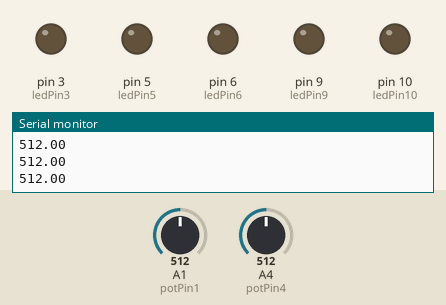
Recording of a sketch running on a simulated Arduino Uno, built with avr-gcc and run on an emulated ATmega328P. Parts: output pins drawn as LEDs (lit = HIGH), the last lines printed to the serial monitor. The inputs (shaded band) are chosen by the test bench; at power-on: A4 (potPin4) = 512, A1 (potPin1) = 512.

Above: at 1.2 s.
1.3 s: A4 (potPin4) set to 0
At 2.0 s:
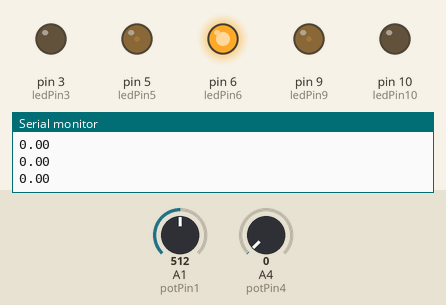
2.8 s: A1 (potPin1) set to 900
At 3.3 s:
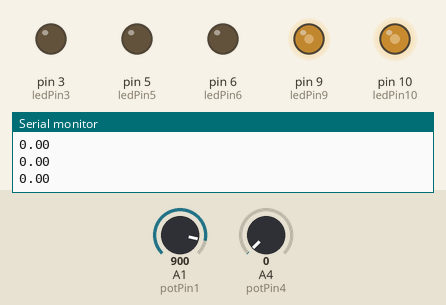
4.3 s: A4 (potPin4) set to 9
5.8 s: A4 (potPin4) set to 12
At 6.5 s:
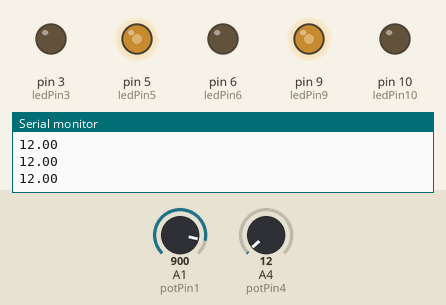
7.3 s: A1 (potPin1) set to 1020
At 7.9 s:
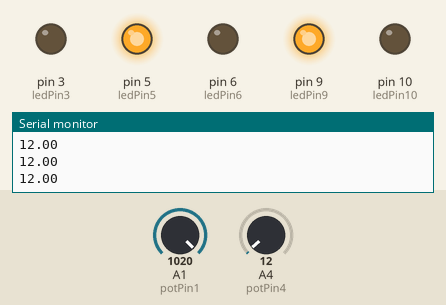
8.8 s: A4 (potPin4) set to 1015
10.3 s: A4 (potPin4) set to 1023
At 11.3 s:
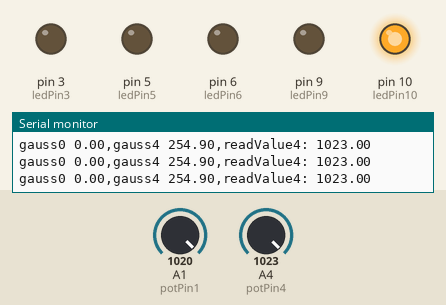
Timing chart, 0 to 12.8 s (numbered marks = the images above; inputs shaded):
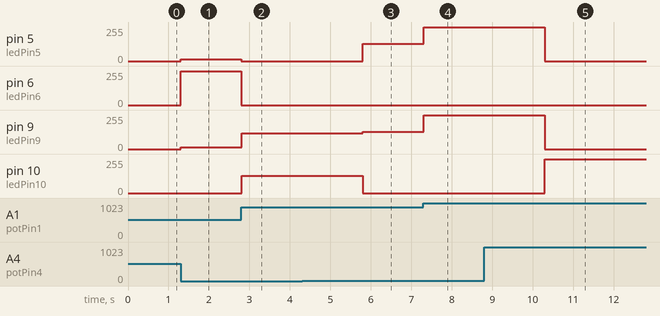

Measured:
- the behaviour switches between 10 and 11 on A4 (potPin4) (found by bisection; images 2 and 3)
- the behaviour switches between 1022 and 1023 on A4 (potPin4) (found by bisection; images 4 and 5)
- after the input at 1.3 s, pin 5 (ledPin5), pin 9 (ledPin9): 0/255 → 14/255 at once; pin 6 (ledPin6): 0/255 → 254/255 at once
- after the input at 2.8 s, pin 5 (ledPin5): 14/255 → 0/255 at once; pin 6 (ledPin6): 254/255 → 0/255 at once; pin 9 (ledPin9): 14/255 → 117/255 at once; pin 10 (ledPin10): 0/255 → 130/255 at once
- after the input at 5.8 s, pin 5 (ledPin5): 0/255 → 130/255 at once; pin 9 (ledPin9): 117/255 → 130/255 at once; pin 10 (ledPin10): 130/255 → 0/255 at once
- after the input at 7.3 s, pin 5 (ledPin5), pin 9 (ledPin9): 130/255 → 254/255 at once
- after the input at 10.3 s, pin 5 (ledPin5), pin 9 (ledPin9): 254/255 → 0/255 at once; pin 10 (ledPin10): 0/255 → 254/255 at once

The sketch:

LEDBrightnessControlPotGaussBackUp.ino
```cpp
//potentiometer can read 0-1023 , led can read 0-255, mu is from 0 to max number of arms , x has 5 values
double    sigma     = 30, pi = 3.1416; // sigma also needs to be in the same units as x and mu
const int potPin1   = A1;
const int potPin4   = A4;
const int ledPin3   = 3;
const int ledPin5   = 5;
const int ledPin6   = 6;
const int ledPin9   = 9;
const int ledPin10  = 10;
float     readValue1;
float     readValue4;
float     mu;
float     x[5] = {0,72,144,216,288};
float     gauss[5];
float     gaussWriteLed[5];

void setup() {
  Serial.begin(9600);
  pinMode(potPin1,INPUT);
  pinMode(potPin4,INPUT);
  pinMode(ledPin3,OUTPUT);
  pinMode(ledPin5,OUTPUT);
  pinMode(ledPin6,OUTPUT);
  pinMode(ledPin9,OUTPUT);
  pinMode(ledPin10,OUTPUT);
}

void loop()
{
   readValue4 = analogRead(potPin4);

   if (readValue4 == 0. && readValue4 < 10.)
   {
    readValue1 = analogRead(potPin1);

     //mu = readValue*(360./270.); //convert potentiometer value read to mu

    mu = readValue1*(288./1023.); // Sea star has 0-360 degrees and pot values are from 0-1023

    for (int i = 0; i<5; i++)
    {
      //x[i] = x[i]*(10./5.); // convert x to mu units
      gauss[i] = 255.*exp(-sq(x[i] - mu)/(2*sq(sigma))); //calculate the value according to gauss
      //gaussWriteLed[i] = gauss[i]*(255./5.); // gauss value (0-5) led value (0-255) scale the original calculation for gauss to led values
      analogWrite(ledPin3,gauss[0]);
      analogWrite(ledPin5,gauss[1]);
      analogWrite(ledPin6,gauss[2]);
      analogWrite(ledPin9,gauss[3]);
      analogWrite(ledPin10,gauss[4]);
      delay(1);
    }
   //Serial.print("LED1: ");
   //Serial.print(gauss[0]);
   //Serial.print(",");
   //delay(1);
   //Serial.print("LED2: ");
   //Serial.print(gauss[1]);
   //Serial.print(",");
   //delay(1);
   //Serial.print("LED3: ");
   //Serial.print(gauss[2]);
   //Serial.print(",");
   //delay(1);
   //Serial.print("LED4: ");
   //Serial.print(gauss[3]);
   //Serial.print(",");
   //delay(1);
   //Serial.print("LED5: ");
   //Serial.println(gauss[4]);
   //Serial.print(",");
   //Serial.print("READVALUE:");
   //Serial.print(readValue);
   //Serial.print(",");
  // Serial.print("MU:");
   //Serial.println(mu);
   Serial.println(readValue4);
   }


   if (readValue4 > 10. && readValue4 < 1010.)
   {
    readValue1 = analogRead(potPin1);

     //mu = readValue*(360./270.); //convert potentiometer value read to mu

    mu = readValue1*(288./1023.); // Sea star has 0-360 degrees and pot values are from 0-1023

    for (int i = 0; i<5; i++)
    {
      //x[i] = x[i]*(10./5.); // convert x to mu units
      gauss[i] = 255.*exp(-sq(x[i] - mu)/(2*sq(sigma))); //calculate the value according to gauss
      //gaussWriteLed[i] = gauss[i]*(255./5.); // gauss value (0-5) led value (0-255) scale the original calculation for gauss to led values
      analogWrite(ledPin3,gauss[0]);
      analogWrite(ledPin5,gauss[4]);
      analogWrite(ledPin6,gauss[0]);
      analogWrite(ledPin9,gauss[4]);
      analogWrite(ledPin10,gauss[0]);
      delay(1);
    }
   //Serial.print("LED1: ");
   //Serial.print(gauss[0]);
   //Serial.print(",");
   //delay(15);
   //Serial.print("LED2: ");
   //Serial.print(gauss[4]);
   //Serial.print(",");
   //delay(15);
   //Serial.print("LED3: ");
   //Serial.print(gauss[0]);
   //Serial.print(",");
   //delay(15);
   //Serial.print("LED4: ");
   //Serial.print(gauss[4]);
   //Serial.print(",");
   //delay(15);
   //Serial.print("LED5: ");
   //Serial.println(gauss[0]);
   //Serial.print(",");
   //Serial.print("READVALUE:");
   //Serial.print(readValue);
   //Serial.print(",");
  // Serial.print("MU:");
   //Serial.println(mu);
    Serial.println(readValue4);
   }

  if (readValue4 > 1010. && readValue4 == 1023)
   {
    readValue1 = analogRead(potPin1);

     //mu = readValue*(360./270.); //convert potentiometer value read to mu

    mu = readValue1*(288./1023.); // Sea star has 0-360 degrees and pot values are from 0-1023

    for (int i = 0; i<5; i++)
    {
      //x[i] = x[i]*(10./5.); // convert x to mu units
      gauss[i] = 255.*exp(-sq(x[i] - mu)/(2*sq(sigma))); //calculate the value according to gauss
      //gaussWriteLed[i] = gauss[i]*(255./5.); // gauss value (0-5) led value (0-255) scale the original calculation for gauss to led values
      analogWrite(ledPin3,gauss[0]);
      analogWrite(ledPin5,gauss[0]);
      analogWrite(ledPin6,gauss[0]);
      analogWrite(ledPin9,gauss[0]);
      analogWrite(ledPin10,gauss[4]);
      //delay(1);
    }
   //Serial.print("LED1: ");
   //Serial.print(gauss[0]);
   //Serial.print(",");
   //delay(1);
   //Serial.print("LED2: ");
   //Serial.print(gauss[0]);
   //Serial.print(",");
   //delay(1);
   //Serial.print("LED3: ");
   //Serial.print(gauss[0]);
   //Serial.print(",");
   //delay(1);
   Serial.print("gauss0 ");
   Serial.print(gauss[0]);
   Serial.print(",");
   //delay(1);
   Serial.print("gauss4 ");
   Serial.print(gauss[4]);
   Serial.print(",");
   //Serial.print("READVALUE:");
   //Serial.print(readValue);
   //Serial.print(",");
  // Serial.print("MU:");
   //Serial.println(mu);
    Serial.print("readValue4: ");
    Serial.println(readValue4);
   }
}
```
